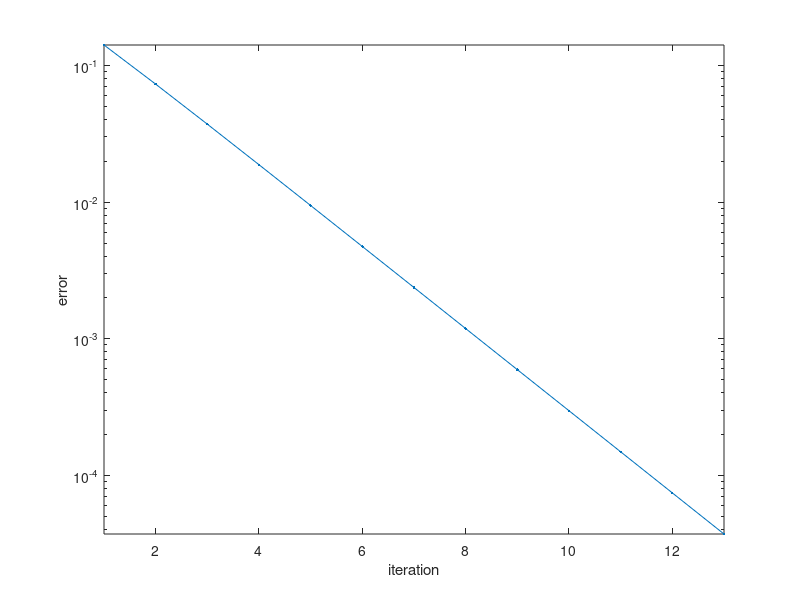

MATLAB code for this plot:
clc
clear
g = @(x) x + 1 - tan(x/4);
r = pi;
x = 3;
for k = 1:12
x(k + 1) = g(x(k));
end
err = abs(x - r);
semilogy(err, '.-'), axis tight
xlabel('iteration'), ylabel('error')
p = polyfit(1:13, log(err), 1)
sigma = exp(p(1))
err(9:12) ./ err(8:11)
